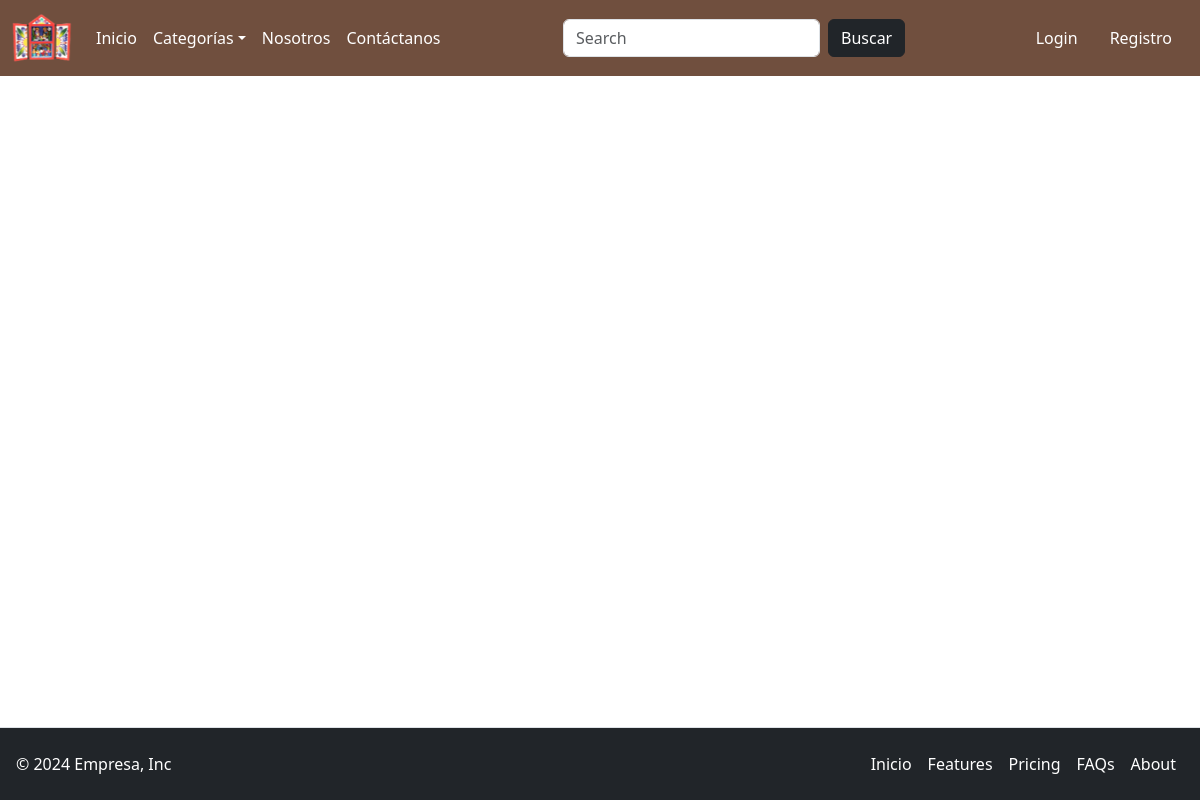
/category/CRM, run on an earlier commit of the app's database.
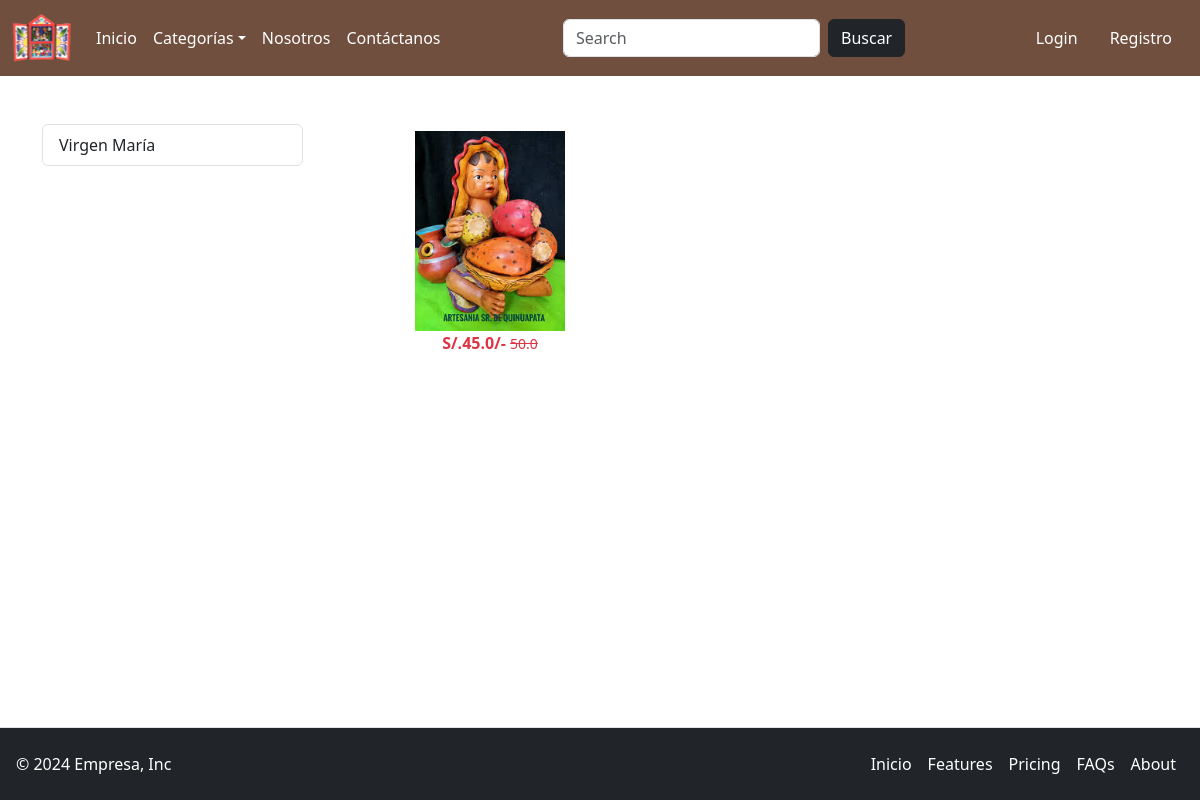
And on a later commit of the database.
### app/models.py (models this page shows, shortened)
class Product(models.Model):
    title = models.CharField(max_length=100)
    selling_price = models.FloatField()
    discounted_price = models.FloatField()
    description = models.TextField()
    composition = models.TextField(default="")
    prodapp = models.TextField(default="")
    category = models.ForeignKey(Category, on_delete=models.SET_NULL, null=True)
    author = models.CharField(max_length=100, null=True)
    product_image = models.ImageField(upload_to="product")

### app/views.py (the view)
# urls.py: path("category/<slug:val>",views.CategoryView.as_view(), name="category"),
class CategoryView(View):
    def get(self, request, val):
        product = Product.objects.filter(category__slug = val)
        title = Product.objects.filter(category__slug=val).values('title')
        return render(request, "app/category.html", locals())

### app/context_processors.py (called while the page is built)
def navBarData(request):
    totalitem=0
    credits=0
    categories = Category.objects.all()
    if request.user.is_authenticated:
        totalitem = Cart.objects.filter(user=request.user).count()
        try:
            credits = Customer.objects.get(user=request.user).credits
        except:
            credits = 0
    return {
        'totalitem':totalitem,
        'categories':categories,
        'credits':credits
        }

### app/models.py (called while the page is built)
    def __str__(self) -> str:
        return self.title

### app/templates/app/category.html (shortened to what this page needs)
{% extends 'app/base.html' %}
{% load static %}
{% block main-content %}
    <div class="container my-5">
        <div class="row">
            <div class="col-sm-3">
                <div class="list-group">
                    {% for val in title %}
                        <a href="{% url 'category-title' val.title %}" class="list-group-item list-group-item-action" aria-current="true">
                            {{val.title}}
                        </a>
                    {% endfor %}
                </div>
            </div>
            <div class="col-sm-9">
                <div class="row">
                    {% for prod in product %}
                        <div class="col text-cente mb-4">
                            <a href="{% url 'product-detail' prod.id %}" class="btn">
                                <div>
                                    <img src="{{prod.product_image.url}}" class="object-fit-contain" alt="" width="300px" height="200px" onerror="this.onerror=null; this.src='https://placehold.co/300x200';">
                                    <div class="fw-bold text-danger">
                                        S/.{{prod.discounted_price}}/-
                                        <small class="fw-light text-decoration-line-through">
                                            {{prod.selling_price}}
                                        </small>
                                    </div>
                                </div>
                            </a>
                        </div>
                    {% endfor %}
                </div>
            </div>
        </div>
    </div>
{% endblock main-content %}

What changed in the data, as far as the page shows it:
now on this page (row edited): Product: product_image (picture), discounted_price "45.0", selling_price "50.0"
Also different on the page:
new list line: "Virgen María"
